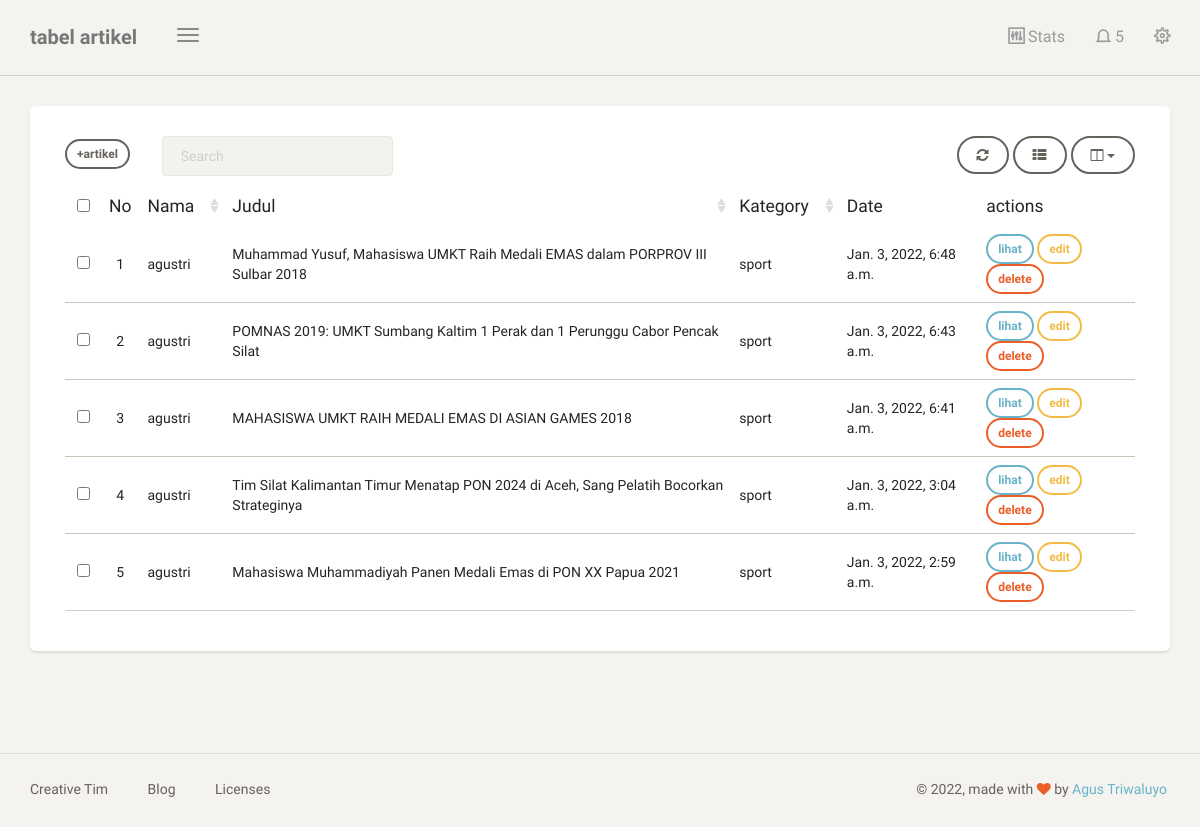
The page /dashboard/artikel/ (signed in) on the database its author committed.
### blog/models.py (models this page shows, shortened)
class Artikel(models.Model):
    nama = models.ForeignKey(User, on_delete=models.CASCADE, blank=True, null=True)
    judul = models.CharField(max_length=100)
    body = RichTextUploadingField(blank=True, null=True,
                                    config_name='special',
                                    external_plugin_resources=[(
                                        'youtube',
                                        '/static/ckeditor_plugins/youtube/youtube/',
                                        'plugin.js'
                                        )],
)
    kategory = models.ForeignKey(Kategori, on_delete=models.CASCADE)
    date = models.DateTimeField(auto_now_add=True)
    class Meta:
        ordering = ['-date']
        verbose_name_plural = "Artikel"

class Kategori(models.Model):
    nama = models.CharField(max_length=20)
    def __str__(self):
        return self.nama
    class Meta:
        verbose_name_plural = "Kategori"

### blog/views.py (the view)
# urls.py: path('artikel/', artikel, name='tabel_artikel'),
@login_required
def artikel(request):
    template_name = "back/tabel_artikel.html"
    artikel = Artikel.objects.filter(nama = request.user)
    context = {
        'title':'tabel artikel',
        'artikel':artikel,
    }
    return render(request, template_name,context)

### templates/back/tabel_artikel.html (shortened to what this page needs)
{% extends 'back/base.html' %}
{% block content %}
<div class="content">
    <div class="container-fluid">
        <div class="row">
            <div class="col-md-12">
                <div class="card">
                    <div class="card-content">
                        <div class="toolbar">
                            <a class="btn btn-sm " href="{% url 'tambah_artikel' %}">+artikel</a> &ensp; &ensp; &ensp;
                        </div>
                        <table id="bootstrap-table" class="table">
                            <thead>
                                <th data-field="id" class="text-center">No</th>
                                <th data-field="name" data-sortable="true">Nama</th>
                                <th data-field="salary" data-sortable="true">Judul</th>
                                <th data-field="country" data-sortable="true">Kategory</th>
                                <th data-field="city">Date</th>
                                <th> actions</th>
                            </thead>
                            <tbody>
                                {% for a in artikel %}
                                <tr>
                                    <td>{{forloop.counter}}</td>
                                    <td>{{a.nama}}</td>
                                    <td>{{a.judul}}</td>
                                    <td>{{a.kategory}}</td>
                                    <td>{{a.date}}</td>
                                    <td>
                                        <a class="btn btn-sm btn-info" href="{% url 'lihat_artikel' a.id %}">lihat</a>
                                        <a class="btn btn-sm btn-warning" href="{% url 'edit_artikel' a.id %}">edit</a>
                                        <a onclick="return confirm('delete artikel?');"class="btn btn-sm btn-danger" href="{% url 'delete_artikel' a.id %}">delete</a>
                                    </td>
                                </tr>
                                {% endfor %}
                            </tbody>
                        </table>
                    </div>
                </div>
            </div>
        </div>
    </div>
</div>
{% endblock content %}

### templates/back/base.html (shortened to what this page needs)
{% load static %}
<!doctype html>
<html lang="en">
<head>
    <link href="{% static 'back/css/bootstrap.min.css' %}" rel="stylesheet" />
    <link href="{% static 'back/css/paper-dashboard.css' %}" rel="stylesheet"/>
    <link href="{% static 'back/css/demo.css' %}" rel="stylesheet" />
    <link href="https://maxcdn.bootstrapcdn.com/font-awesome/latest/css/font-awesome.min.css" rel="stylesheet">
    <link href="{% static 'back/css/themify-icons.css' %}" rel="stylesheet">
</head>
<body>
	<div class="wrapper">
	    <div class="main-panel">
			<nav class="navbar navbar-default">
	            <div class="container-fluid">
	                <div class="navbar-header">
	                    <button type="button" class="navbar-toggle">
	                        <span class="icon-bar bar1"></span>
	                        <span class="icon-bar bar2"></span>
	                        <span class="icon-bar bar3"></span>
	                    </button>
	                    <a class="navbar-brand" href="#datatable">{{title}}</a>
	                </div>
	                <div class="collapse navbar-collapse">
	                    <ul class="nav navbar-nav navbar-right">
	                        <li>
	                            <a href="#stats" class="dropdown-toggle btn-magnify" data-toggle="dropdown">
	                                <i class="ti-panel"></i>
									<p>Stats</p>
	                            </a>
	                        </li>
	                        <li class="dropdown">
	                            <a href="#notigfications" class="dropdown-toggle" data-toggle="dropdown">
	                                <i class="ti-bell"></i>
	                                <span class="notification">5</span>
	                            </a>
	                        </li>
							<li>
	                            <a href="#settings" class="btn-rotate">
									<i class="ti-settings"></i>
	                            </a>
	                        </li>
	                    </ul>
	                </div>
	            </div>
	        </nav>
	        {% block content %}
			{% endblock content %}
	        <footer class="footer">
	            <div class="container-fluid">
	                <nav class="pull-left">
	                    <ul>
	                        <li>
	                            <a href="https://www.creative-tim.com">
	                                Creative Tim
	                            </a>
	                        </li>
	                        <li>
	                            <a href="https://blog.creative-tim.com">
	                               Blog
	                            </a>
	                        </li>
	                        <li>
	                            <a href="https://www.creative-tim.com/license">
	                                Licenses
	                            </a>
	                        </li>
	                    </ul>
	                </nav>
					<div class="copyright pull-right">
	                    &copy; <script>document.write(new Date().getFullYear())</script>, made with <i class="fa fa-heart heart"></i> by <a href="https://www.creative-tim.com">Agus Triwaluyo </a>
	                </div>
	            </div>
	        </footer>
	    </div>
	</div>
</body>
</html>

### templates/back/menu.html (shortened to what this page needs)
{% load static %}

### rows shown on the page
Artikel: nama "agustri", judul "Muhammad Yusuf, Mahasiswa UMKT Raih Medali EMAS dalam PORPROV III Sulbar 2018", kategory "sport", date "Jan. 3, 2022, 6:48 a.m."
Artikel: nama "agustri", judul "POMNAS 2019: UMKT Sumbang Kaltim 1 Perak dan 1 Perunggu Cabor Pencak Silat", kategory "sport", date "Jan. 3, 2022, 6:43 a.m."
Artikel: nama "agustri", judul "MAHASISWA UMKT RAIH MEDALI EMAS DI ASIAN GAMES 2018", kategory "sport", date "Jan. 3, 2022, 6:41 a.m."
Artikel: nama "agustri", judul "Tim Silat Kalimantan Timur Menatap PON 2024 di Aceh, Sang Pelatih Bocorkan Strateginya", kategory "sport", date "Jan. 3, 2022, 3:04 a.m."
Artikel: nama "agustri", judul "Mahasiswa Muhammadiyah Panen Medali Emas di PON XX Papua 2021", kategory "sport", date "Jan. 3, 2022, 2:59 a.m."

### other values the page prints
{{ title }} "tabel artikel"
